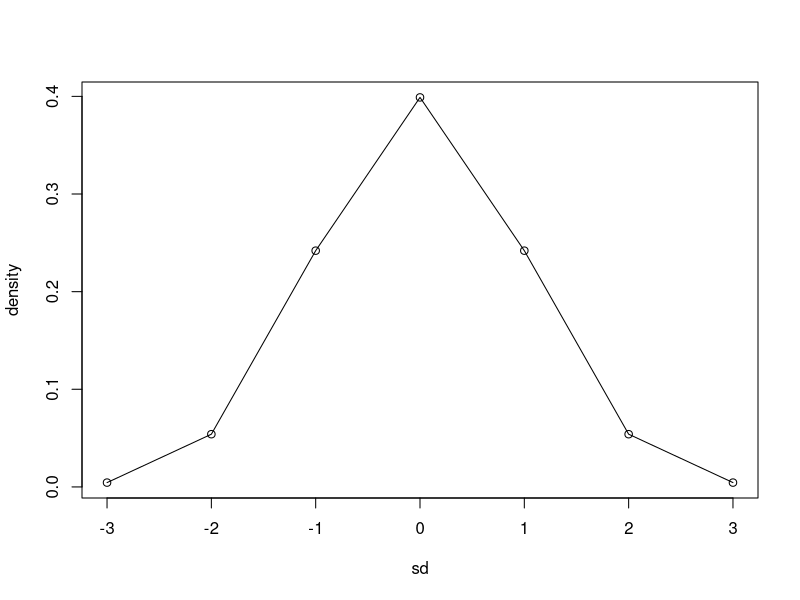
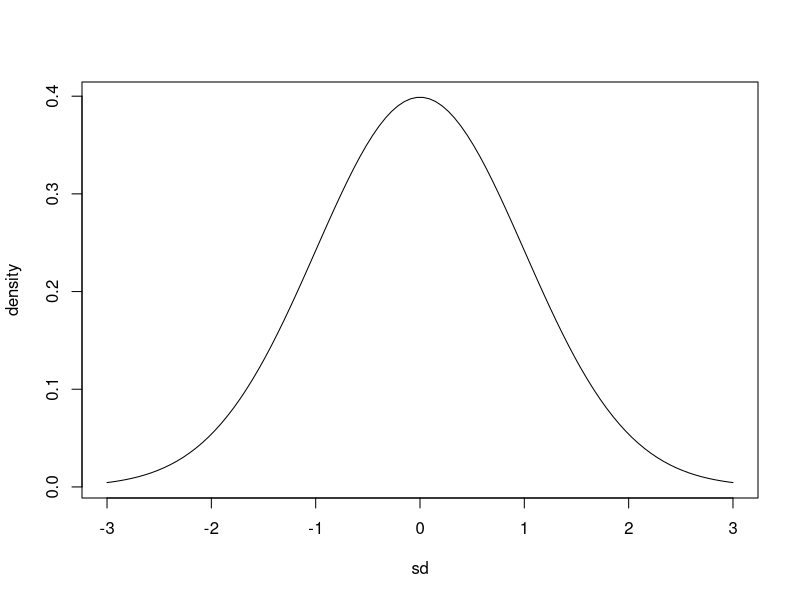
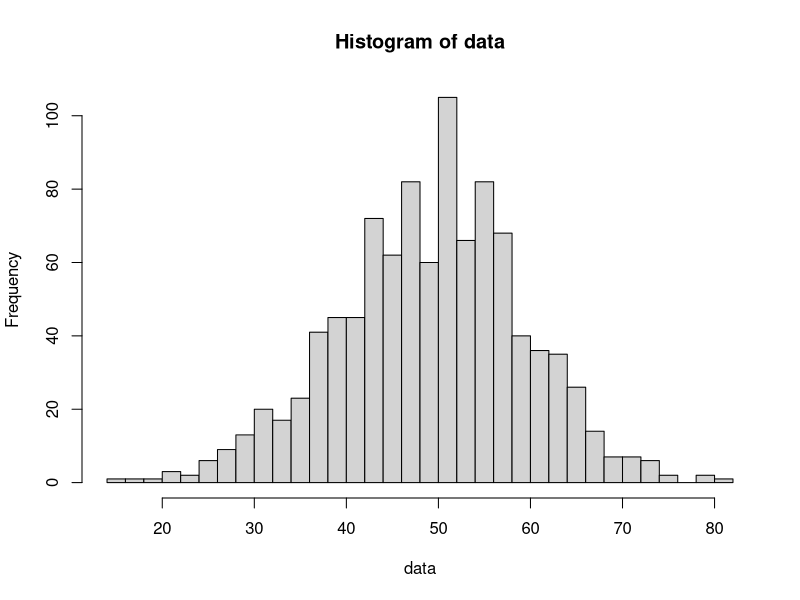
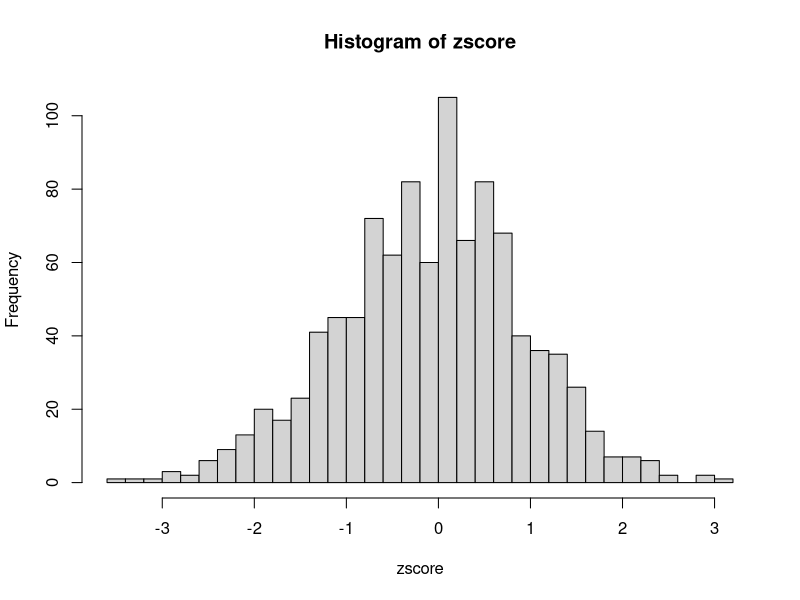

Reproduce these figures in R, in order.
# Chapter 6 Normal Distribution and Chapter 7 Probability and Sampling distributions

# plot the normal distribution
sd <- c(-3, -2, -1, 0, 1, 2, 3)
density <- dnorm(sd)
plot(sd, density, type = 'o')

# to be specific 
sd <- seq(-3, 3, length.out = 100)
density <- dnorm(sd)
plot(sd, density, type = 'l')

# the probability between -2SD and 2SD
pnorm(2) - pnorm(-2)      # it turns out around 95%

# make a random sample with a size of 1000 from normal distribution with mean = 50 and sd = 10
mu <- 50
sigma <- 10
data <- rnorm(n=1000, mean = mu, sd = sigma)      # generate 1000 samples on the normal distribution
zscore <- (data - mu) / sigma                     # calculate z score
head(cbind(data,zscore))                          # show first 6 entries of data and z score

# histogram of 1000 samples
hist(data, breaks=30)
hist(zscore, breaks=30)

# table 6.2 in p185.

sat_data <- c(500, 750, 600, 900, 950, 880, 990, 560, 780, 800, 800, 450, 800, 680, 550, 600)

length(sat_data)     # sample size
range(sat_data)      # min and max of the sample
mu <- mean(sat_data)       # sample mean
summary(sat_data)    # or use a summary function
sigma <- sd(sat_data)         # standard deviation

sat_zscore <- (sat_data - mu) / sigma                     # calculate z score
cbind(sat_data, sat_zscore)
